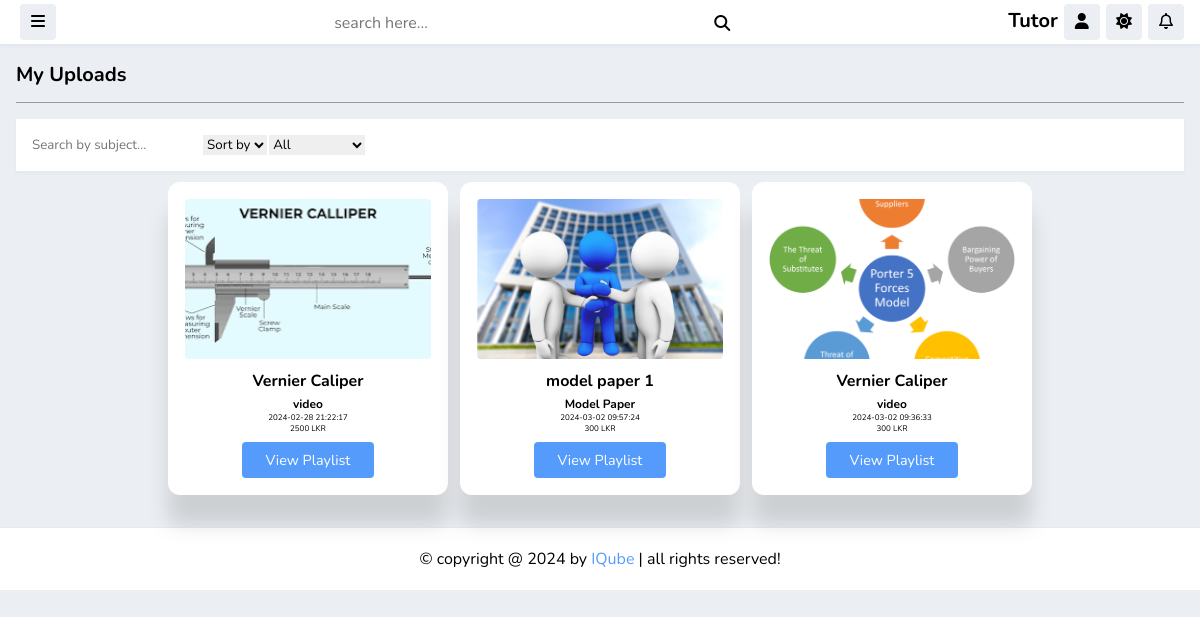
Page /Tutor/myuploads (signed in) on the committed database.
### tables this page shows
CREATE TABLE `video_content` (
  `video_content_id` varchar(100) NOT NULL,
  `tutor_id` varchar(10) NOT NULL,
  `name` varchar(255) NOT NULL,
  `description` varchar(512) NOT NULL,
  `video` varchar(100) NOT NULL,
  `thumbnail` varchar(100) NOT NULL,
  `price` int(11) NOT NULL,
  `covering_chapters` varchar(255) NOT NULL,
  `active` tinyint(1) NOT NULL DEFAULT 0
);

CREATE TABLE `model_paper_content` (
  `model_paper_content_id` varchar(100) NOT NULL,
  `tutor_id` varchar(50) NOT NULL,
  `thumbnail` varchar(100) NOT NULL,
  `price` int(11) NOT NULL,
  `name` varchar(100) NOT NULL,
  `description` varchar(500) NOT NULL,
  `covering_chapters` varchar(500) NOT NULL,
  `time_duration` timestamp(5) NOT NULL DEFAULT current_timestamp(5) ON UPDATE current_timestamp(5),
  `active` int(11) NOT NULL
);

### app/models/Auth.php (called while the page is built, shortened)
<?php
 class Auth {
    public static function is_logged_in(){
        if(!empty($_SESSION['USER_DATA'])){
            return true;
        }
        return false;
    }
    public static function is_tutor(){
        if($_SESSION['USER_DATA']['role'] == 'tutor' && $_SESSION['USER_DATA']['active'] == 1){
            return true;
        }
        return false;
    }
 }

### app/lib/Core.php (called while the page is built, shortened)
<?php
class core {
    protected $currentMethod = 'index';
   public function __construct()
   {
    $url = $this->getUrl();
    if(isset($url[0])){
    if(file_exists('../app/controllers/' . ucwords($url[0]) . '.php')){
        unset($url[0]);
    }
}
    $this->currentController = new $this->currentController;
    if(isset($url[1])){
        if(method_exists($this->currentController, $url[1])){
            $this->currentMethod = strtolower($url[1]);
            unset($url[1]);
        }
    }
         $this->params = $url ? array_values($url) : [];
            call_user_func_array([$this->currentController, $this->currentMethod], $this->params);
   }
    public function getUrl(){
            $url = $_GET['url']??'Landing';
            $url = filter_var($url,FILTER_SANITIZE_URL);
            $url = explode('/',$url);
            return $url;
    }
}

### app/load.php (called while the page is built, shortened)
<?php
    require_once "models/Auth.php";
     require_once "lib/Database.php";
    require_once "lib/Controller.php";
    require_once "lib/Core.php";
$init = new Core;
?>

### public/index.php (called while the page is built, shortened)
<?php
require_once "../app/load.php";
?>

### app/models/Tutors.php (called while the page is built, shortened)
<?php
class Tutors extends Model
{
    public function get_my_videos()
    {
        $query = "SELECT video_content_id, name, thumbnail, price FROM video_content WHERE tutor_id = :tutor_id AND active = 1";
        $result_video_content = $this->query($query, ['tutor_id' => $_SESSION['USER_DATA']['tutor_id']]);
        foreach ($result_video_content as &$video_content) {
            $query = "SELECT date FROM mcq_for_video WHERE video_content_id = :video_content_id";
            $result_date = $this->query($query, ['video_content_id' => $video_content->video_content_id]);
            if (is_array($result_date) && !empty($result_date)) {
                $video_content->date = $result_date[0]->date;
                $video_content->type = 'video';
            } else {
                $video_content->date = null;
            }
        }
        return $result_video_content;
    }
    public function get_my_model_papers(){
        $query = "SELECT model_paper_content_id, name, thumbnail, price FROM model_paper_content WHERE tutor_id = :tutor_id AND active = 1";
        $result_model_paper_content = $this->query($query, ['tutor_id' => $_SESSION['USER_DATA']['tutor_id']]);
        foreach ($result_model_paper_content as &$model_paper_content) {
            $query = "SELECT date FROM mcqs_for_model_paper WHERE model_paper_content_id = :model_paper_content_id";
            $result_date = $this->query($query, ['model_paper_content_id' => $model_paper_content->model_paper_content_id]);
            if (is_array($result_date) && !empty($result_date)) {
                $model_paper_content->date = $result_date[0]->date;
                $model_paper_content->type = 'Model Paper';
            } else {
                $model_paper_content->date = null;
            }
        }
        return $result_model_paper_content;
    }
    public function get_my_uploads()
    {
        $video_content = $this->get_my_videos();
        $model_paper_content = $this->get_my_model_papers();
        $result = array_merge($video_content, $model_paper_content);
        shuffle($result);
        return $result;
    }
}

### app/lib/Database.php (called while the page is built)
<?php
class Database
{
  private function connect()
  {
    $str = DBDRIVER . ":host=" . DB_HOST . ";dbname=" . DB_NAME;
    $conn = new PDO($str, DB_USER, DB_PASS);
    return $conn;
  }
  public function query($query, $data = [], $type = 'object')
  {
    $conn = $this->connect();
    $stm = $conn->prepare($query);
    if ($stm) {
      $check = $stm->execute($data);
      if ($check) {
        if ($type == 'object') {
          $result = $stm->fetchAll(PDO::FETCH_OBJ);
        } else {
          $result = $stm->fetchAll(PDO::FETCH_ASSOC);
        }
        if (is_array($result) && count($result) > 0) {
          return $result;
        } else {
          return false;
        }
      }
    }
  }
}

### app/views/Tutor/Myuploads.php (the view, shortened to what this page needs)
<?php $this->view('inc/Header', $data); ?>
<section class="courses">
    <h1 class="heading">My Uploads</h1>
    <header class="header">
        <section style="border-radius: 10px; ">
            <form class="search-form">
                <input type="text" name="searchbar" placeholder="Search by subject..." id="tutorsearchbar" onkeyup="search('tutorlist', 'tutorsearchbar')" maxlength="100">
                <select name="sort" id="sort" onchange="sortBoxes()" >
    <option value="none" selected disabled>Sort by</option>
</select>
                <select name="content_type" id="content_type" onchange="filterContainer()">
                    <option value="all" selected>All</option>
                </select>
            </form>
        </section>
    </header>
    <div class="box-container" style="margin-top: 10px;">
        <?php $courses = $data['courses']; ?>
        <?php if (empty($courses)) : ?>
            <h3 class="title">No Courses Found</h3>
        <?php else : ?>
            <?php foreach ($courses as $course) : ?>
                <div class="box" data-type="<?php echo $course->type; ?>" id="course" data-price="<?php echo $course->price; ?>" data-date="<?php echo $course->date; ?>">
                    <img src="<?php echo URLROOT . '/tutor/' . ($course->type == 'video' ? 'video_thumbnail' : 'model_paper_thumbnail') . '/' . $course->thumbnail; ?>" class="thumb" alt="">
                    <h3 class="title"><?php echo $course->name; ?></h3>
                    <h2 class="type"><?php echo $course->type; ?></h2>
                    <div>
                        <span><?php echo $course->date; ?></span>
                        <p><?php echo $course->price; ?> LKR</p>
                    </div>
                    <a href="<?php echo URLROOT; ?>/playlist.php?get_id=<?php echo $course->id; ?>" class="inline-btn">view playlist</a>
                </div>
            <?php endforeach; ?>
        <?php endif; ?>
    </div>
</section>
<?php $this->view('inc/Footer'); ?>
</body>
</html>

### app/controllers/Tutor.php (shortened to what this page needs)
<?php
class Tutor extends Controller
{
    public $tutor;
    public function __construct()
    {
        $this->tutor = $this->model('Tutors');
    }
    public function myuploads()
    {
        if (Auth::is_logged_in() && Auth::is_tutor()) {
            $data = [
                'title' => 'Tutor',
                'view' => 'My Uploads',
                'courses' => $this->tutor->get_my_uploads()
            ];
            $this->view('Tutor/Myuploads', $data);
        } else {
            redirect('/Login');
        }
    }
}

### app/lib/Controller.php (shortened to what this page needs)
<?php
class Controller {
    public function view($view, $data = []){
        if(file_exists('../app/views/' . $view . '.php')){
            require_once '../app/views/' . $view . '.php';
        } else {
            die('View does not exist');
        }
    }
}

### app/views/inc/Header.php (shortened to what this page needs)
<!DOCTYPE html>
<html lang="en">
<head>
    <link href="<?php echo URLROOT; ?>/assets/css/Chat.css" rel="stylesheet" id="bootstrap-css">
    <?php if (Auth::is_logged_in()) {
        $role = $_SESSION['USER_DATA']['role'];
    } else $role = ""; ?>
    <link rel="stylesheet" href="https://cdnjs.cloudflare.com/ajax/libs/font-awesome/6.2.0/css/all.min.css">
    <link rel="stylesheet" href="<?php echo URLROOT; ?>/assets/css/styles.css">
</head>
<body>
    <?php if (Auth::is_logged_in() && Auth::is_tutor()) { ?>
        <header class="header" style="z-index: 1500;">
            <section class="flex">
                <div class="icons">
                    <div id="menu-btn" class="fas fa-bars"></div>
                </div>
                <form action="search_page.php" method="post" class="search-form">
                    <input type="text" name="search" placeholder="search here..." required maxlength="100">
                    <button type="submit" class="fas fa-search" name="search_btn"></button>
                </form>
                <div class="icons">
                    <a href="dashboard.php" class="logo"><?php echo  ucfirst($role); ?></a>
                    <div id="user-btn" class="fas fa-user"></div>
                    <div id="toggle-btn" class="fas fa-sun"></div>
                    <div id="notification-btn" class="fa-regular fa-bell"></div>
                </div>
            </section>
        </header>
    <?php } ?>

### app/views/inc/Footer.php (shortened to what this page needs)
<footer class="footer">
<?php if(Auth::is_logged_in()){?>
   &copy; copyright @ <?= date('Y'); ?> by <span>IQube</span> | all rights reserved!
   <?php }?>
</footer>

### public/assets/css/styles.css (style rules this page uses)
:root { --main-color: #559bfb; --color2: #816bff; --color3: #2c3782; --white: #fff; --color4: #000000; --light-color: #545454; --light-bg: #ebeef2; --border: 1px solid #e5e9f2; }
* { font-family: 'Nunito', sans-serif; margin: 0; padding: 0; box-sizing: border-box; outline: none; border: none; text-decoration: none; }
html { font-size: 50%; overflow-x: hidden; }
body { background-color: var(--light-bg); padding-left: 30rem; }
section { padding: 2rem; margin: 0 auto; }
.btn, .option-btn, .delete-btn, .inline-btn, .inline-option-btn, .inline-delete-btn { border-radius: .5rem; padding: 1rem 3rem; font-size: 1.8rem; color: #fff; margin-top: 1rem; text-transform: capitalize; cursor: pointer; text-align: center; }
.inline-btn, .inline-option-btn, .inline-delete-btn { display: inline-block; }
.btn, .inline-btn { background-color: var(--main-color); }
.heading { padding-bottom: 1.8rem; border-bottom: 1px solid rgb(157, 153, 153); font-size: 2.5rem; color: var(--color4); text-transform: capitalize; margin-bottom: 2rem; }
.header { background-color: var(--white); border-bottom: var(--border); position: sticky; top: 0; left: 0; right: 0; z-index: 1000; box-shadow: 0 1px 3px 0 rgba(54,74,99,.05); }
.header .flex { padding: 0.5rem 2rem; position: relative; display: flex; align-items: center; justify-content: space-between; }
.header .flex .logo { font-size: 2.5rem; color: var(--color4); font-weight: bolder; }
.header .flex .search-form { width: 50rem; border-color: #000000; display: flex; align-items: center; gap: 2rem; padding: 2px; margin-top: 2px; }
.header .flex .search-form input { width: 100%; background: none; font-size: 2rem; color: var(--color4); }
.header .flex .search-form button { font-size: 2rem; color: var(--color4); cursor: pointer; background: none; }
.header .flex .icons div { font-size: 2rem; color: var(--color4); border-radius: .5rem; height: 4.5rem; cursor: pointer; width: 4.5rem; line-height: 4.4rem; background-color: var(--light-bg); text-align: center; margin-left: .5rem; }
.footer { bottom: 0; right: 0; left: 0; background-color: var(--white); border-top: var(--border); padding: 2.5rem 2rem; text-align: center; color: var(--color4); font-size: 2rem; margin-top: 2rem; z-index: 1000; }
.footer span { color: var(--main-color); }
@media (max-width:1200px) { body { padding-left: 0; } }
.courses .box-container { display: grid; grid-template-columns: repeat(auto-fit, 35rem); gap: 1.5rem; align-items: flex-start; justify-content: center; }
.courses .box-container .box { border-radius: .5rem; background-color: var(--white); padding: 2rem; backdrop-filter: blur(16px) saturate(180%); -webkit-backdrop-filter: blur(16px) saturate(180%); border-radius: 12px; border: 1px solid rgba(255, 255, 255, 0.125); filter: drop-shadow(0 30px 10px rgba(0,0,0,0.125)); display: flex; flex-direction: column; align-items: center; justify-content:center; text-align: center; }
.courses .box-container .box .thumb { width: 100%; border-radius: .5rem; height: 20rem; object-fit: cover; margin-bottom: .3rem; }
.courses .box-container .box .title { font-size: 2rem; color: var(--black); margin-top: .5rem; padding: .5rem 0; }

### rows in the picture
video_content: thumbnail (picture), name "Vernier Caliper", type "video", date "2024-02-28 21:22:17", price "2500"
model_paper_content: thumbnail (picture), name "model paper 1", type "Model Paper", date "2024-03-02 09:57:24", price "300"
video_content: thumbnail (picture), name "Vernier Caliper", type "video", date "2024-03-02 09:36:33", price "300"

### other values in the picture
$role "Tutor"
